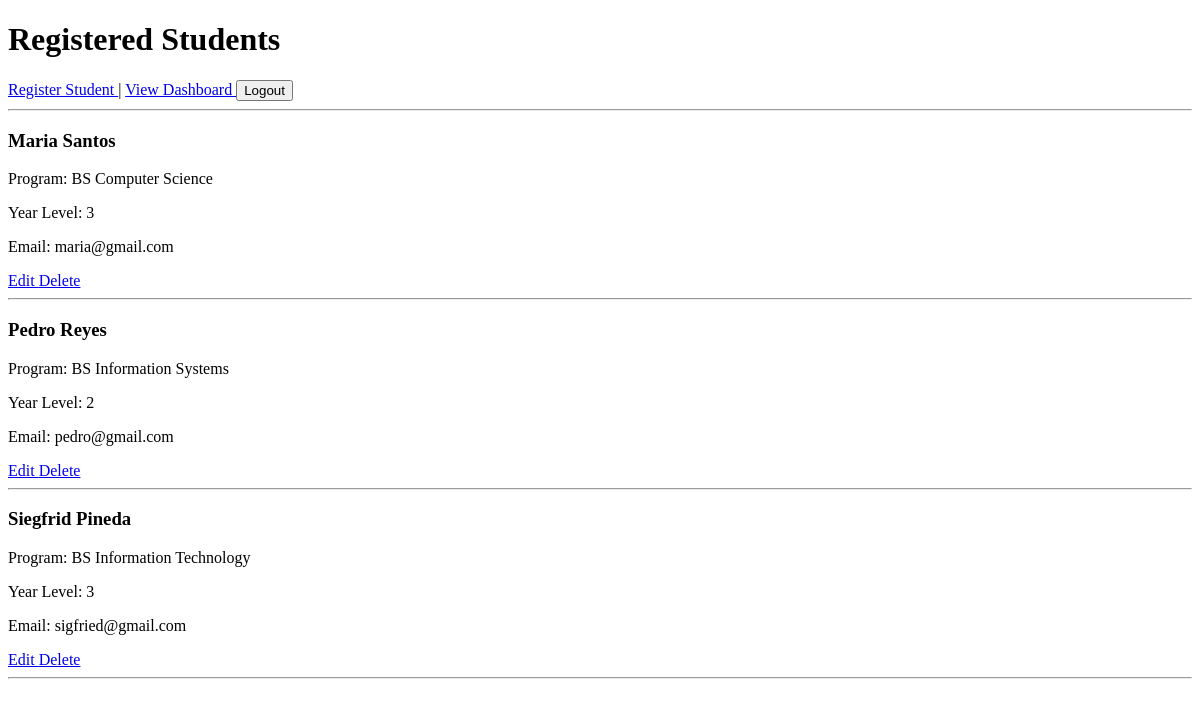
Page /registration/ on the earlier database version.
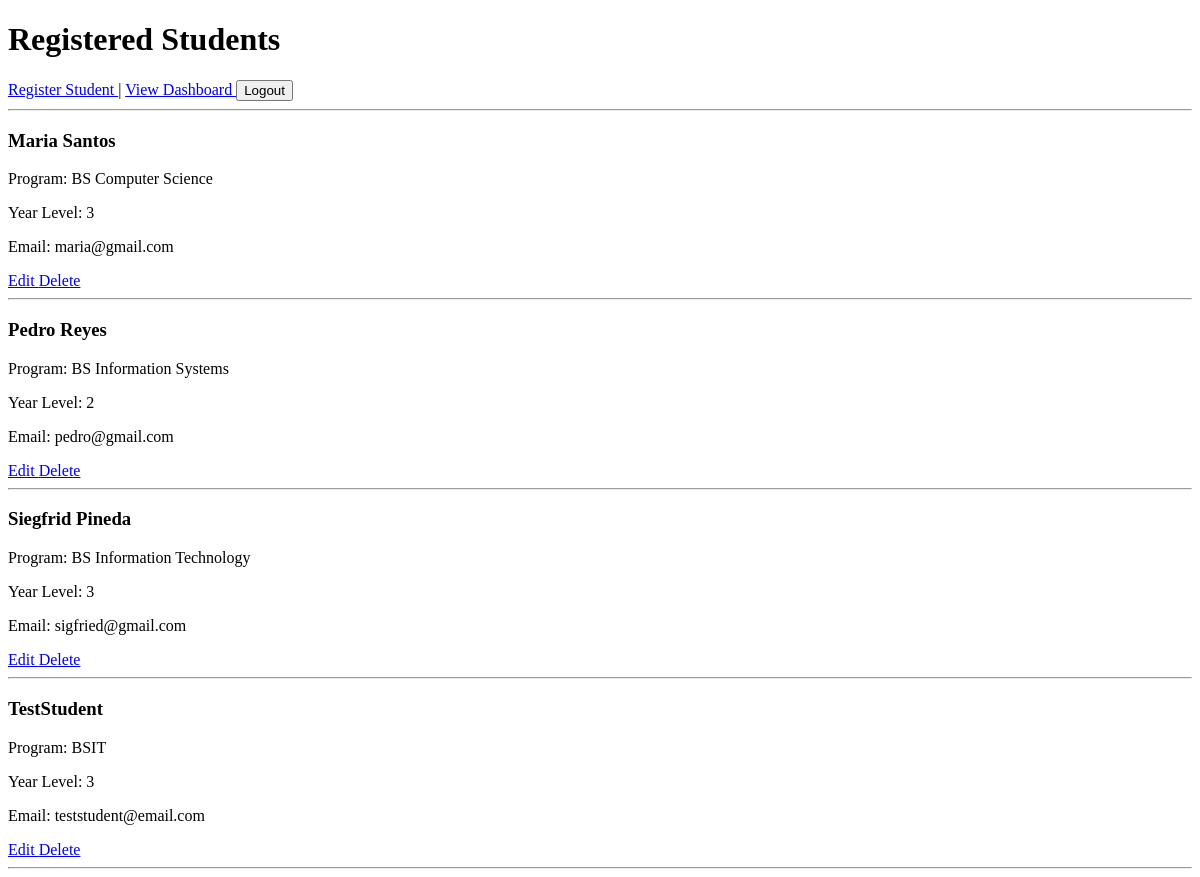
Same page on the later database version.
### registration/models.py (models this page shows, shortened)
class Student(models.Model):
    student_name = models.CharField(max_length=100)
    program = models.CharField(max_length=100)
    year_level = models.IntegerField()
    email = models.EmailField()

### registration/views.py (the view)
def student_list(request):
    students = Student.objects.all()
    return render(
        request,
        'registration/student_list.html',
        {'students': students}
    )

### registration/templates/registration/student_list.html (shortened to what this page needs)
<!DOCTYPE html>
<html>
<head>
</head>
<body>
    <h1>Registered Students</h1>
<a href="{% url 'student_create' %}">
    Register Student
</a>
|
<a href="{% url 'student_dashboard' %}">
    View Dashboard
</a>
<form action="{% url 'logout' %}" method="post" style="display: inline;">
    <button type="submit">Logout</button>
</form>
<hr>
    {% for student in students %}
        <h3>{{ student.student_name }}</h3>
        <p>Program: {{ student.program }}</p>
        <p>Year Level: {{ student.year_level }}</p>
        <p>Email: {{ student.email }}</p>
        <a href="{% url 'student_update' student.pk %}">
            Edit
        </a>
        <a href="{% url 'student_delete' student.pk %}">
            Delete
        </a>
        <hr>
    {% empty %}
        <p>No students registered yet.</p>
    {% endfor %}
</body>
</html>

Differences in the rows shown:
added Student: student_name "TestStudent", program "BSIT", year_level "3", email "teststudent@email.com"
